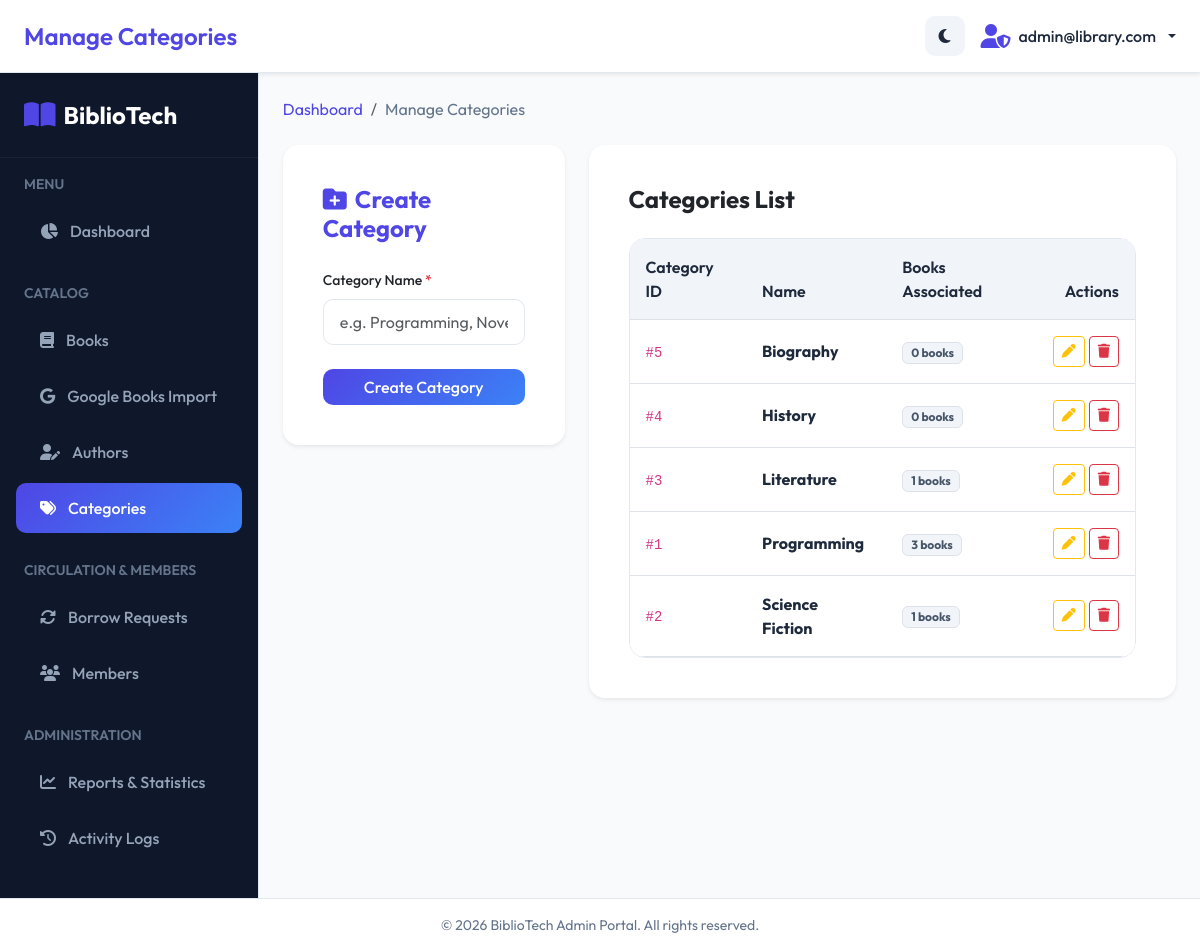
Screenshot of /index.php?route=admin/categories (signed in) with the database file from the repository.
### tables this page shows
CREATE TABLE IF NOT EXISTS `categories` (
  `id` INT AUTO_INCREMENT PRIMARY KEY,
  `name` VARCHAR(255) NOT NULL UNIQUE,
  `created_at` TIMESTAMP DEFAULT CURRENT_TIMESTAMP
);

### config/database.php (called while the page is built, shortened)
<?php
class Database {
    private static $instance = null;
    private $conn;
    private function __construct() {
        try {
            $dsn = "mysql:host=" . DB_HOST . ";dbname=" . DB_NAME . ";charset=utf8mb4";
            $options = [
                PDO::ATTR_ERRMODE            => PDO::ERRMODE_EXCEPTION,
                PDO::ATTR_DEFAULT_FETCH_MODE => PDO::FETCH_ASSOC,
                PDO::ATTR_EMULATE_PREPARES   => false,
            ];
            $this->conn = new PDO($dsn, DB_USER, DB_PASS, $options);
        } catch (PDOException $e) {
            throw new Exception("Database Connection Error: " . $e->getMessage());
        }
    }
    public static function getInstance() {
        if (self::$instance === null) {
            self::$instance = new self();
        }
        return self::$instance;
    }
    public function getConnection() {
        return $this->conn;
    }
}

### app/Models/Models.php (called while the page is built, shortened)
<?php
class BaseModel {
    public function __construct($table = null) {
        $this->db = Database::getInstance()->getConnection();
    }
}
class Category extends BaseModel {
    public function getAll($orderBy = 'id DESC') {
        $stmt = $this->db->prepare("SELECT c.*, COUNT(b.id) AS book_count FROM categories c LEFT JOIN books b ON c.id = b.category_id GROUP BY c.id ORDER BY c.name ASC");
        $stmt->execute();
        return $stmt->fetchAll();
    }
}

### views/admin/categories.php (the view, shortened to what this page needs)
<?php
$categoryModel = new Category();
$categories = $categoryModel->getAll();
$editId = isset($_GET['edit']) ? intval($_GET['edit']) : 0;
$editCategory = null;
?>
<div class="fade-in-up">
    <nav aria-label="breadcrumb" class="mb-4">
        <ol class="breadcrumb">
            <li class="breadcrumb-item"><a href="<?php echo BASE_URL; ?>/index.php?route=admin/dashboard">Dashboard</a></li>
            <li class="breadcrumb-item active" aria-current="page">Manage Categories</li>
        </ol>
    </nav>
    <div class="row g-4">
        <div class="col-lg-4">
            <div class="card card-custom border-0 shadow-sm p-4">
                <div class="card-body">
                    <?php if ($editCategory): ?>
                        <h4 class="fw-bold mb-4 text-warning"><i class="fa-solid fa-tags me-2"></i>Edit Category</h4>
                        <form action="<?php echo BASE_URL; ?>/index.php?action=edit-category" method="POST">
                            <input type="hidden" name="id" value="<?php echo $editCategory['id']; ?>">
                            <div class="mb-4">
                                <label for="catName" class="form-label small fw-medium">Category Name <span class="text-danger">*</span></label>
                                <input type="text" class="form-control form-control-custom" id="catName" name="name" value="<?php echo htmlspecialchars($editCategory['name']); ?>" required>
                            </div>
                            <div class="d-grid gap-2">
                                <button type="submit" class="btn btn-warning fw-medium">Update Category</button>
                                <a href="<?php echo BASE_URL; ?>/index.php?route=admin/categories" class="btn btn-outline-secondary fw-medium">Cancel Edit</a>
                            </div>
                        </form>
                    <?php else: ?>
                        <h4 class="fw-bold mb-4 text-primary"><i class="fa-solid fa-folder-plus me-2"></i>Create Category</h4>
                        <form action="<?php echo BASE_URL; ?>/index.php?action=add-category" method="POST">
                            <div class="mb-4">
                                <label for="catName" class="form-label small fw-medium">Category Name <span class="text-danger">*</span></label>
                                <input type="text" class="form-control form-control-custom" id="catName" name="name" placeholder="e.g. Programming, Novels" required>
                            </div>
                            <div class="d-grid">
                                <button type="submit" class="btn btn-primary fw-medium" style="border-radius: 10px; background: var(--primary-gradient); border: none;">Create Category</button>
                            </div>
                        </form>
                    <?php endif; ?>
                </div>
            </div>
        </div>
        <div class="col-lg-8">
            <div class="card card-custom border-0 shadow-sm p-4">
                <div class="card-body">
                    <h4 class="fw-bold mb-4">Categories List</h4>
                    <?php if (empty($categories)): ?>
                        <div class="text-center py-5 text-muted">
                            <i class="fa-solid fa-tags fs-1 mb-3"></i>
                            <p class="mb-0">No categories found in database.</p>
                        </div>
                    <?php else: ?>
                        <div class="table-responsive table-responsive-custom">
                            <table class="table table-custom align-middle w-100">
                                <thead>
                                    <tr>
                                        <th>Category ID</th>
                                        <th>Name</th>
                                        <th>Books Associated</th>
                                        <th class="text-end">Actions</th>
                                    </tr>
                                </thead>
                                <tbody>
                                    <?php foreach ($categories as $row): ?>
                                        <tr class="<?php echo $editId === intval($row['id']) ? 'table-warning' : ''; ?>">
                                            <td><code>#<?php echo $row['id']; ?></code></td>
                                            <td><strong class="text-dark-theme-override" style="color: var(--text-color);"><?php echo htmlspecialchars($row['name']); ?></strong></td>
                                            <td><span class="badge bg-light-custom text-dark border px-2 py-1"><?php echo $row['book_count']; ?> books</span></td>
                                            <td class="text-end">
                                                <div class="d-flex justify-content-end gap-1">
                                                    <a href="<?php echo BASE_URL; ?>/index.php?route=admin/categories&edit=<?php echo $row['id']; ?>" class="btn btn-sm btn-outline-warning" title="Edit"><i class="fa-solid fa-pen"></i></a>
                                                    <button class="btn btn-sm btn-outline-danger" onclick="window.confirmAction('Delete Category', 'Are you sure you want to delete category \'<?php echo addslashes($row['name']); ?>\'? Associated books will have their category set to NULL.', 'Delete', '<?php echo BASE_URL; ?>/index.php?action=delete-category&id=<?php echo $row['id']; ?>')" title="Delete"><i class="fa-solid fa-trash"></i></button>
                                                </div>
                                            </td>
                                        </tr>
                                    <?php endforeach; ?>
                                </tbody>
                            </table>
                        </div>
                    <?php endif; ?>
                </div>
            </div>
        </div>
    </div>
</div>

### public/assets/css/style.css (style rules this page uses)
:root { --bg-color: #f8fafc; --text-color: #1e293b; --text-muted: #64748b; --card-bg: #ffffff; --card-border: rgba(148, 163, 184, 0.12); --sidebar-bg: #0f172a; --sidebar-color: #94a3b8; --sidebar-active-color: #ffffff; --sidebar-active-bg: rgba(255, 255, 255, 0.08); --primary-color: #4f46e5; --primary-light: #6366f1; --primary-gradient: linear-gradient(135deg, #4f46e5 0%, #3b82f6 100%); --secondary-gradient: linear-gradient(135deg, #10b981 0%, #059669 100%); --danger-gradient: linear-gradient(135deg, #ef4444 0%, #dc2626 100%); --warning-gradient: linear-gradient(135deg, #f59e0b 0%, #d97706 100%); --purple-gradient: linear-gradient(135deg, #8b5cf6 0%, #7c3aed 100%); --info-gradient: linear-gradient(135deg, #06b6d4 0%, #0891b2 100%); --glass-bg: rgba(255, 255, 255, 0.7); --glass-border: rgba(255, 255, 255, 0.4); --glass-shadow: rgba(15, 23, 42, 0.05); --nav-bg: #ffffff; --badge-bg: #f1f5f9; --badge-color: #475569; --border-color: #e2e8f0; --input-bg: #ffffff; --surface-muted: #f1f5f9; --primary-subtle-bg: rgba(79, 70, 229, 0.1); --primary-subtle-color: #4f46e5; --dropdown-bg: #ffffff; --dropdown-hover: #f8fafc; --link-color: #4f46e5; }
body { background-color: var(--bg-color); color: var(--text-color); font-family: 'Outfit', 'Inter', sans-serif; transition: background-color 0.4s ease, color 0.4s ease; overflow-x: hidden; min-height: 100vh; display: flex; flex-direction: column; }
h1, h2, h3, h4, h5, h6 { font-weight: 700; }
.table-responsive-custom { border-radius: 16px; overflow: hidden; border: 1px solid var(--border-color); }
.table-custom { background: var(--card-bg) !important; margin-bottom: 0 !important; }
.table-custom th { background: var(--badge-bg) !important; color: var(--text-color) !important; font-weight: 600; padding: 1rem; }
.table-custom td { padding: 1rem; vertical-align: middle; color: var(--text-color); background: var(--card-bg); }
.card-custom { background-color: var(--card-bg); border: 1px solid var(--card-border); border-radius: 16px; box-shadow: 0 4px 6px -1px rgba(0, 0, 0, 0.05); overflow: hidden; }
.form-control-custom { background-color: var(--input-bg); border: 1px solid var(--border-color); color: var(--text-color); border-radius: 10px; padding: 0.65rem 1rem; transition: border-color 0.2s ease; }
.bg-light-custom { background-color: var(--surface-muted) !important; }
.text-dark-theme-override { color: var(--text-color) !important; }
.text-primary { color: var(--link-color) !important; }
.badge.bg-light-custom, .badge.bg-light-custom.text-dark { background-color: var(--badge-bg) !important; color: var(--badge-color) !important; }
.breadcrumb-item a { color: var(--link-color); text-decoration: none; }
.breadcrumb-item.active { color: var(--text-muted); }
.form-control, .form-select { background-color: var(--input-bg); border-color: var(--border-color); color: var(--text-color); }
.fade-in-up { animation: fadeIn 0.4s ease forwards; }

### rows the page displays
categories: id "5", name "Biography", book_count "0"
categories: id "4", name "History", book_count "0"
categories: id "3", name "Literature", book_count "1"
categories: id "1", name "Programming", book_count "3"
categories: id "2", name "Science Fiction", book_count "1"

### other values shown
$pageTitle "Manage Categories"
Auth::getUserEmail() "admin@library.com"
